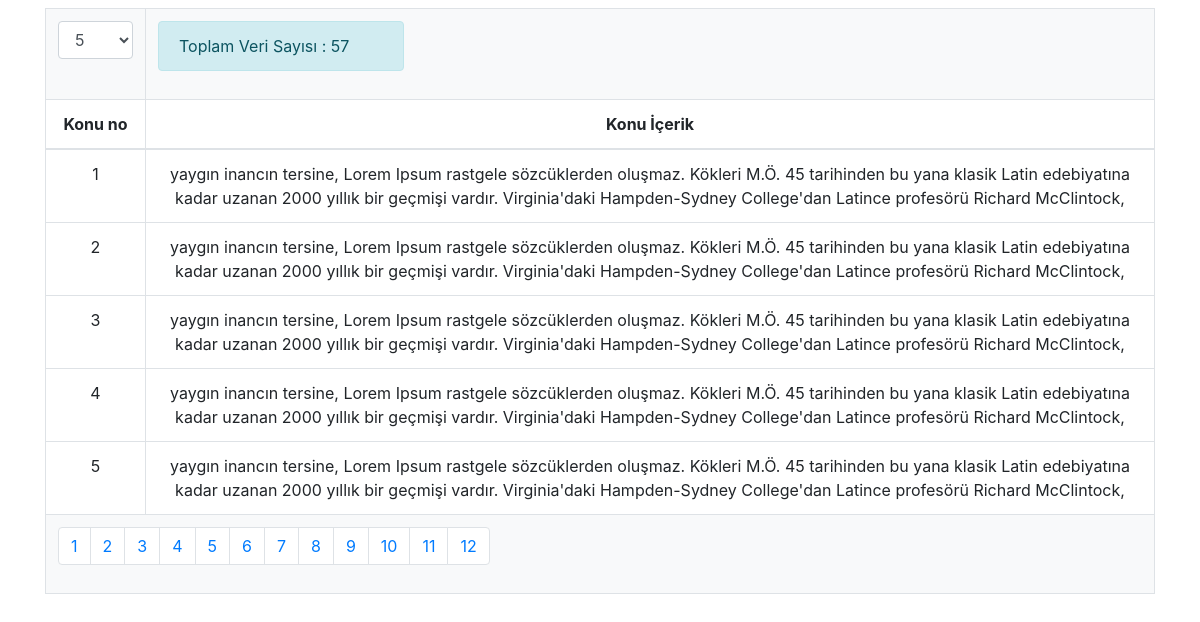
The page / on the database its author committed.
### tables this page shows
CREATE TABLE `yazilar` (
  `id` int(11) NOT NULL,
  `baslik` varchar(40) NOT NULL,
  `icerik` text NOT NULL
);

### index.php (the view, shortened to what this page needs)
<?php
$db = new PDO("mysql:host=localhost;dbname=denemedb;charset=utf8","root","123456789");
?>
<!DOCTYPE html PUBLIC "-//W3C//DTD XHTML 1.0 Transitional//EN" "http://www.w3.org/TR/xhtml1/DTD/xhtml1-transitional.dtd">
<html xmlns="http://www.w3.org/1999/xhtml">
<head>
<link rel="stylesheet" href="https://stackpath.bootstrapcdn.com/bootstrap/4.1.3/css/bootstrap.min.css">
</head>
<body>
<?php
$cek=$db->prepare("SELECT COUNT(*) AS toplam FROM yazilar");
$cek->execute();
$urunlerson=$cek->fetch(PDO::FETCH_ASSOC);
if (@!isset($_COOKIE['gosterlimit'])) {
    $gosterilecekadet=5;
} else {
    $gosterilecekadet=@$_COOKIE['gosterlimit'];
}
$toplamicerik=$urunlerson["toplam"];
$toplamsayfa=ceil($toplamicerik / $gosterilecekadet);
$sayfa= isset($_GET["hareket"]) ? (int) $_GET["hareket"] : 1;
$limit = ($sayfa - 1) * $gosterilecekadet;
$cek2=$db->prepare("SELECT * FROM yazilar LIMIT $limit,$gosterilecekadet");
$cek2->execute();
?>
<div class="container">
		<div class="row">
                    <div class="col-md-12" id="yinele">
                    <table class="table table-bordered mt-2 text-center ">
                    <tbody>
                     <tr>
                    <td  class="text-left bg-light">
                    <select id="sayi" class="form-control">
                        <?php
                        $sayilar=array(5,10,15,20);
                        foreach ($sayilar as $deger) {
                            if ($deger==$_COOKIE['gosterlimit']) {
                                echo "<option value=".$deger." selected>$deger</option>";
                            } else {
                                echo "<option value=".$deger.">$deger</option>";
                            }
                        }
                        ?>
                    </select>
                    </td>
                     <td  class="text-left bg-light">
                    <div class="alert alert-info col-md-3 float right">Toplam Veri Sayısı : <?php echo $urunlerson['toplam'] ?> </div>
                   </td>
                    </tr>
                    <tr>
                    <th style="width:100px;" >Konu no</th>
                    <th >Konu İçerik</th>
                    </tr>
                    </tbody>
                    <tbody>
                    <?php
                    while ($aktar=$cek2->fetch(PDO::FETCH_ASSOC)) {
                        echo '<tr>
                        <td>'.$aktar["id"].'</td>
                        <td>'.$aktar["icerik"].'</td>
                        </tr> ';
                    }
                    ?>
                    <tr>
                    <td colspan="2"  class="text-center bg-light" >
                    <nav aria-label="Page navigation example">
                        <ul class="pagination mx-auto">
                            <?php
                            for ($i=1; $i<=$toplamsayfa; $i++) {
                                echo "<li class='page-item'>
                                        <a class='page-link' href='?hareket=$i'>$i</a>
                                      </li>";
                            }
                            ?>
                        </ul>
                    </nav>
                    </td>
                    </tr>
                    </tbody>
                    </table>
                    </div>
        </div>
</div>
</body>
</html>

### rows shown on the page
yazilar: id "1", icerik "yaygın inancın tersine, Lorem Ipsum rastgele sözcüklerden oluşmaz. Kökleri M.Ö. 45 tarihinden bu yana klasik Latin edebiyatına kadar uzanan 2000 yıllık bir geçmişi vardır. Virginia'daki Hampden-Sydney College'dan Latince profesörü Richard McClintock,"
yazilar: id "2", icerik "yaygın inancın tersine, Lorem Ipsum rastgele sözcüklerden oluşmaz. Kökleri M.Ö. 45 tarihinden bu yana klasik Latin edebiyatına kadar uzanan 2000 yıllık bir geçmişi vardır. Virginia'daki Hampden-Sydney College'dan Latince profesörü Richard McClintock,"
yazilar: id "3", icerik "yaygın inancın tersine, Lorem Ipsum rastgele sözcüklerden oluşmaz. Kökleri M.Ö. 45 tarihinden bu yana klasik Latin edebiyatına kadar uzanan 2000 yıllık bir geçmişi vardır. Virginia'daki Hampden-Sydney College'dan Latince profesörü Richard McClintock,"
yazilar: id "4", icerik "yaygın inancın tersine, Lorem Ipsum rastgele sözcüklerden oluşmaz. Kökleri M.Ö. 45 tarihinden bu yana klasik Latin edebiyatına kadar uzanan 2000 yıllık bir geçmişi vardır. Virginia'daki Hampden-Sydney College'dan Latince profesörü Richard McClintock,"
yazilar: id "5", icerik "yaygın inancın tersine, Lorem Ipsum rastgele sözcüklerden oluşmaz. Kökleri M.Ö. 45 tarihinden bu yana klasik Latin edebiyatına kadar uzanan 2000 yıllık bir geçmişi vardır. Virginia'daki Hampden-Sydney College'dan Latince profesörü Richard McClintock,"

### other values the page prints
$urunlerson['toplam'] "57"
form field value "5"
